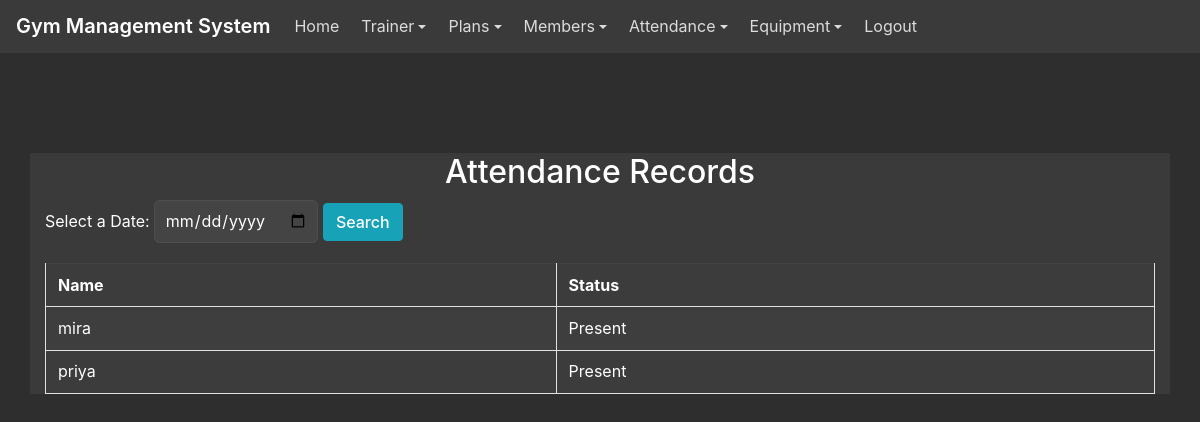
/view_attendance/ (signed in), run on the app's committed database.
### gym/models.py (models this page shows, shortened)
class Attendance(models.Model):
    member = models.ForeignKey(Member, on_delete=models.CASCADE)
    date = models.DateField(default=date.today)
    status = models.CharField(max_length=10)  # Present / Absent
    class Meta:
        ordering = ["-date"]

class Member(models.Model):
    name = models.CharField(max_length=100)
    contact = models.CharField(max_length=10)
    age = models.IntegerField()
    gender = models.CharField(max_length=10)
    plan = models.CharField(max_length=30)
    join_date = models.DateField()
    renewal = models.DateField()
    amount = models.IntegerField()
    duration = models.IntegerField()
    pending_amount = models.IntegerField(default=0)
    class Meta:
        ordering = ["name"]

### gym/views.py (the view)
# urls.py: path('view_attendance/', views.View_Attendance, name='view_attendance'),
@staff_or_trainer_required
def View_Attendance(request):
    selected_date_str = request.GET.get("date")
    if selected_date_str:
        try:
            selected_date_obj = datetime.strptime(selected_date_str, "%Y-%m-%d").date()
        except Exception:
            selected_date_obj = None
    else:
        latest_date = Attendance.objects.order_by('-date').values_list('date', flat=True).first()
        selected_date_obj = latest_date or date.today()
    attendance = Attendance.objects.filter(date=selected_date_obj).select_related('member') if selected_date_obj else None
    return render(request, "view_attendance.html", {
        "attendance": attendance,
        "selected_date": selected_date_obj.strftime('%Y-%m-%d') if selected_date_obj else ''
    })

### gym/views.py (called while the page is built)
def is_admin(user):
    return user.is_staff or user.groups.filter(name="Admin").exists()

def is_staff_or_trainer(user):
    return is_admin(user) or is_trainer(user)

### gym/Templates/view_attendance.html
{% extends 'navigationbar.html' %}
{% block body %}
<div class="container" style="margin-top:100px">
    <h2 class="text-center">Attendance Records</h2>
    <form method="GET">
        <label>Select a Date:</label>
        <input type="date" name="date">
        <button class="btn btn-info">Search</button>
    </form>
    {% if attendance %}
    <table class="table table-bordered" style="margin-top:20px">
        <tr>
            <th>Name</th>
            <th>Status</th>
        </tr>
        {% for a in attendance %}
        <tr>
            <td>{{ a.member.name }}</td>
            <td>{{ a.status }}</td>
        </tr>
        {% endfor %}
    </table>
    {% endif %}
</div>
{% endblock %}

### gym/Static/css/mystyle.css (style rules this page uses)
:root { --bg: #2e2e2e; --surface: #3a3a3a; --muted-surface: #444; --accent: #1e88e5; --accent-strong: #1976d2; --text: #ffffff; --muted-text: #dcdcdc; --border: #666; }
* { box-sizing: border-box; }
html, body { height: 100%; }
body { margin: 0; font-family: -apple-system, BlinkMacSystemFont, "Segoe UI", Roboto, "Helvetica Neue", Arial; background-color: var(--bg); color: var(--text); -webkit-font-smoothing: antialiased; -moz-osx-font-smoothing: grayscale; line-height: 1.45; }
.card, .table, .dropdown-menu, .modal-content, .navbar, footer, .container, .container-fluid { background-color: var(--surface); color: var(--text); }
.table { color: var(--text); border-collapse: collapse; width: 100%; }
.table tbody tr:nth-child(odd) { background-color: rgba(255,255,255,0.01); }
.table tbody tr:nth-child(even) { background-color: rgba(255,255,255,0.02); }
.table td, .table th { padding: .6rem .75rem; border-top: 1px solid rgba(255,255,255,0.03); }
input, select, textarea { background-color: var(--muted-surface) !important; color: var(--text) !important; border: 1px solid rgba(255,255,255,0.06) !important; padding: .5rem .6rem; border-radius: 6px; outline: none; }
::placeholder { color: rgba(255,255,255,0.55); }
.btn, .btn *, button, button * { color: #ffffff !important; }
.btn, .btn *, button, button * { color: #ffffff !important; font-weight: 500; }

### data on the page
Attendance: member.name "mira", status "Present"
Attendance: member.name "priya", status "Present"
